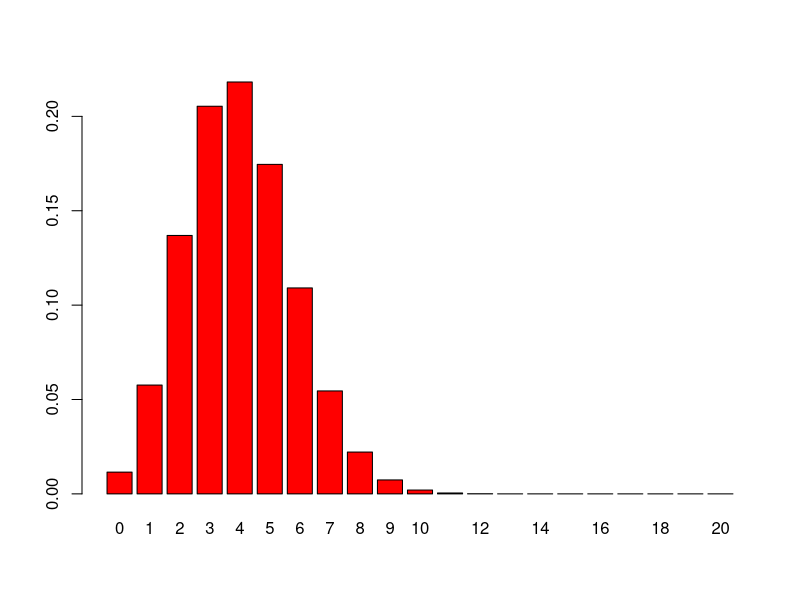
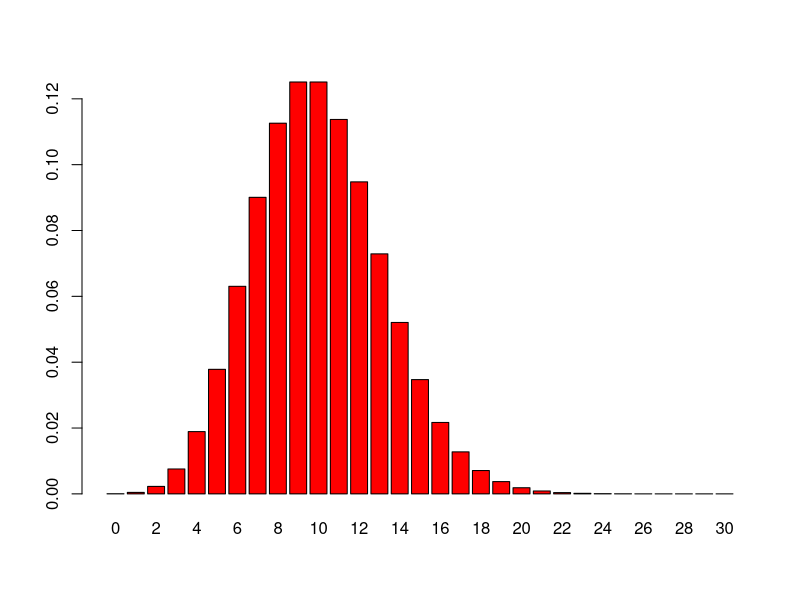
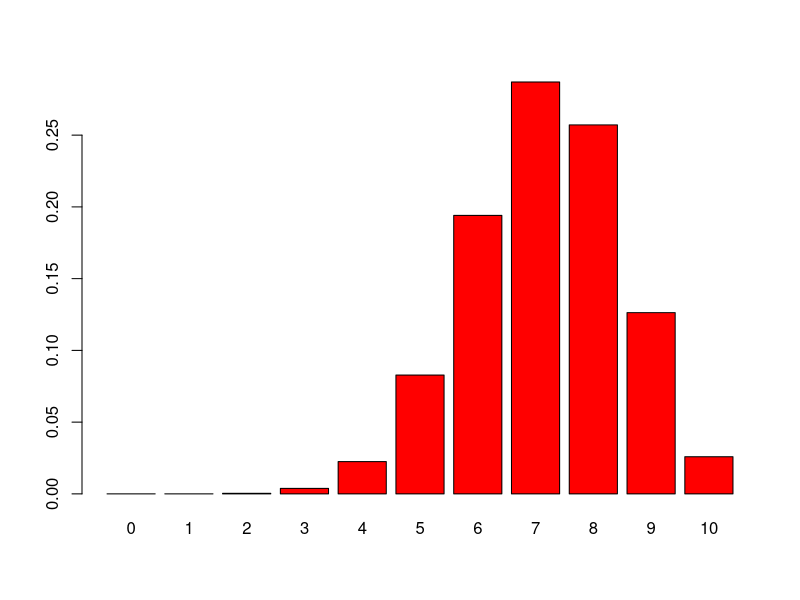

R code for these plots, in order:
#확률값 구하기
dbinom(c(0,1,2,3),3,0.9)

#누적확률값 구하기
pbinom(2,3,0.9)

#누적확률이 p가 되는 x값
qbinom(0.5,3,0.9)

#이항확률분포 그래프 그리기
x<-seq(0,20,by=1)
p<-dbinom(x,20,0.2)
names(p)<-c(0,1,2,3,4,5,6,7,8,9,10,11,12,13,14,15,16,17,18,19,20)
barplot(p, col="red", border = "black")

#포아송 확률분포
dpois(8,10) #평균이 10일때 8이 될 확률은?

x<-seq(0,30,by=1)
p<-dpois(x,10)
names(p)<-c(0,1,2,3,4,5,6,7,8,9,10,11,12,13,14,15,16,17,18,19,20,21,22,23,24,25,26,27,28,29,30)
barplot(p, col="red", border = "black")

#초기하 확률분포
x<-seq(0,10, by=1)
p<-dhyper(x,50,20,10)
names(p)<-c(0,1,2,3,4,5,6,7,8,9,10)
barplot(p, col="red", border = "black")

library(ggplot2)
